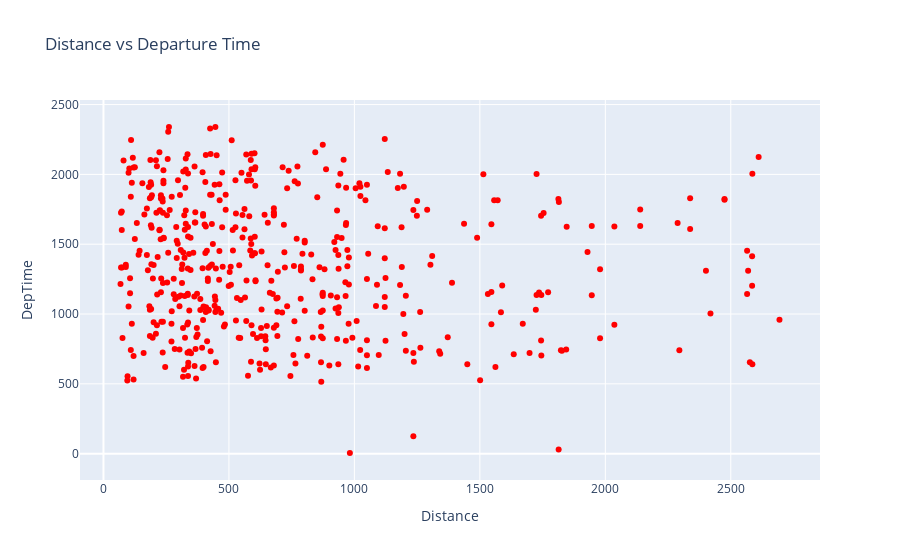

Notebook code for this chart:
### Markdown cell above
Learn more about usage of scatter plot [here](https://plotly.com/python/line-and-scatter/?utm_medium=Exinfluencer&utm_source=Exinfluencer&utm_content=000026UJ&utm_term=10006555&utm_id=NA-SkillsNetwork-Channel-SkillsNetworkCoursesIBMDeveloperSkillsNetworkDV0101ENSkillsNetwork20297740-2021-01-01)

#### Idea: How departure time changes with respect to airport distance

### Code cell
# First we create a figure using go.Figure and adding trace to it through go.scatter
fig = go.Figure(data=go.Scatter(x=data['Distance'], y=data['DepTime'], mode='markers', marker=dict(color='red')))
# Updating layout through `update_layout`. Here we are adding title to the plot and providing title to x and y axis.
fig.update_layout(title='Distance vs Departure Time', xaxis_title='Distance', yaxis_title='DepTime')
# Display the figure
fig.show()

### Figure 1 — Plotly figure (JSON) as saved in the notebook; plotly's stock layout.template omitted (floating-point values rounded to 4 significant figures; data arrays with more than 128 entries replaced by an {"elided": "..."} marker saying what was removed)
{"data": [{"marker": {"color": "red"}, "mode": "markers", "x": {"elided": "500 int values"}, "y": {"elided": "500 int values"}, "type": "scatter"}], "layout": {"title": {"text": "Distance vs Departure Time"}, "xaxis": {"title": {"text": "Distance"}, "type": "linear", "range": [-93.5, 2856.0], "autorange": false}, "yaxis": {"title": {"text": "DepTime"}, "type": "linear", "range": [-188.8, 2533.0], "autorange": false}, "autosize": true}}
